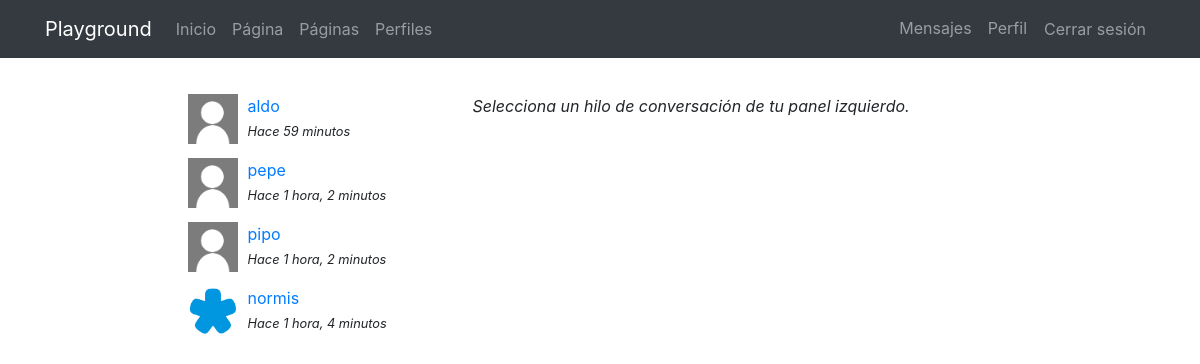
The app's page /messenger/ (signed in) with its own data.
### messenger/models.py (models this page shows)
class Thread(models.Model):
    users = models.ManyToManyField(User, related_name='threads')
    messages = models.ManyToManyField(Message)
    updated = models.DateTimeField(auto_now=True)
    objects = ThreadManager()
    class Meta:
        ordering = ['-updated']

class Message(models.Model):
    user = models.ForeignKey(User, on_delete=models.CASCADE)
    content = models.TextField()
    created_at = models.DateTimeField(auto_now_add=True)
    class Meta:
        ordering = ['created_at']

### registration/models.py (models this page shows)
class Profile(models.Model):
    user = models.OneToOneField(User, on_delete=models.CASCADE)
    avatar = models.ImageField(upload_to=custom_upload_to, null=True, blank=True)
    bio = models.TextField(null=True, blank=True)
    link = models.URLField(max_length=200, null=True, blank=True)
    class Meta:
        ordering = ['user__username']

### messenger/views.py (the view)
# urls.py: path('', ThreadList.as_view(), name='list'),
@method_decorator(login_required, name='dispatch')
class ThreadList(TemplateView):
    template_name = 'messenger/thread_list.html'

### messenger/templates/messenger/thread_list.html (shortened to what this page needs)
{% extends 'core/base.html' %}
{% load static %}
{% block content %}
<main role="main">
  <div class="container">
    <div class="row mt-3">
      <div class="col-md-9 mx-auto mb-5">
        <div class="row">
          <div class="col-md-4">
            {% for thread in request.user.threads.all %}
              {% if thread.messages.all|length > 0 %}
                <div class="mb-3">
                  {% for user in thread.users.all %}
                    {% if user != request.user %}
                      {% if user.profile.avatar %}
                        <img src="{{user.profile.avatar.url}}" class="avatar">
                      {% else %}
                        <img src="{% static 'registration/img/no-avatar.jpg' %}" class="avatar">
                      {% endif %}
                      <div>
                        <a href="{% url 'messenger:detail' thread.pk %}">{{user}}</a><br>
                        <small><i>Hace {{thread.messages.last.created_at|timesince}}</i></small>
                      </div>
                    {% endif %}
                  {% endfor %}
                </div>
              {% endif %}
            {% endfor %}
          </div>
          <div class="col-md-8">
            <p><i>Selecciona un hilo de conversación de tu panel izquierdo.</i></p>
          </div>
        </div>
      </div>
    </div>
  </div>
</main>
{% endblock %}

### core/static/core/css/main.css (style rules this page uses)
main { padding-top: 20px; }
:root { --jumbotron-padding-y: 3rem; }

### messenger/templates/messenger/thread_list.html (style rules this page uses)
.avatar { width:50px; height:50px; float:left; margin-right:10px; }

### records on screen
Thread: messages.last.created_at "59 minutos"
Thread: messages.last.created_at "1 hora, 2 minutos"
Thread: messages.last.created_at "1 hora, 2 minutos"
Thread: messages.last.created_at "1 hora, 4 minutos"

### other values on screen
{{ user }} "aldo"
{{ user }} "pepe"
{{ user }} "pipo"
{{ user }} "normis"
